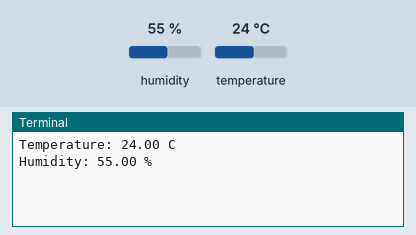
This program was run on a simulated Raspberry Pi (BCM pin numbers). Parts: the last lines printed to the terminal. The test bench sets the inputs (shaded band); at power-on: humidity 55 %, temperature 24 °C.

Above: at 1.2 s.
1.3 s: humidity set to 22 %
At 2.4 s:
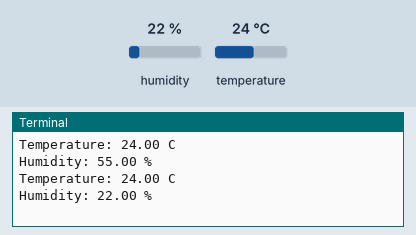
4.0 s: temperature set to 12 °C
At 5.1 s:
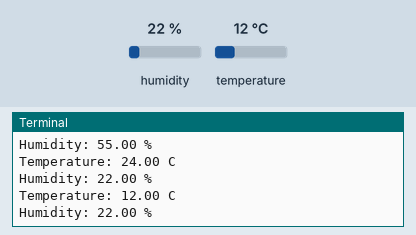
6.7 s: humidity set to 40 %
At 9.4 s:
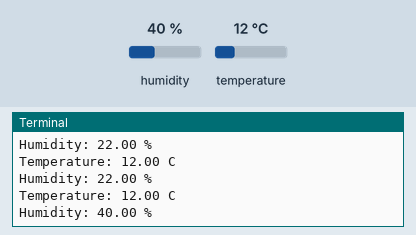
Timing chart, 0 to 10.9 s (numbered marks = the images above; inputs shaded):
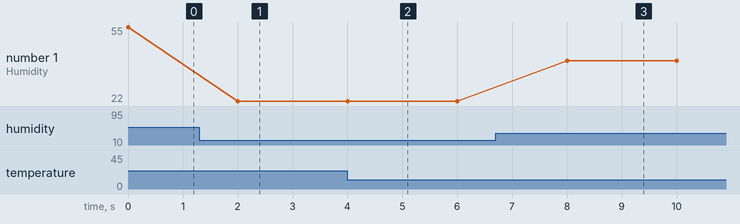

The program:

dht20.py
```python
#sudo pip install adafruit-circuitpython-ahtx0 --break-system-packages
import time
import board
import busio
import adafruit_ahtx0

# I2C
i2c = busio.I2C(board.SCL,board.SDA)
#dht20 = adafruit_dht.DHT20(board.I2C())
sensor = adafruit_ahtx0.AHTx0(i2c)
while True:
    try:
        #
        temperature = sensor.temperature
        humidity = sensor.relative_humidity

        print(f"Temperature: {temperature:.2f} C")
        print(f"Humidity: {humidity:.2f} %")

    except RuntimeError as error:
        #
        print(f"Error reading data: {error}")

    time.sleep(2)  # 2
```

Measured:
- after the input at 1.3 s, the terminal: prints a new line after 0.70 s (image 1)
- after the input at 4.0 s, the terminal: prints a new line at once (image 2)
- after the input at 6.7 s, the terminal: prints a new line after 1.3 s (image 3)
- plotted number 1: 55 → 22 after the input at 1.3 s, 22 → 40 after the input at 6.7 s
